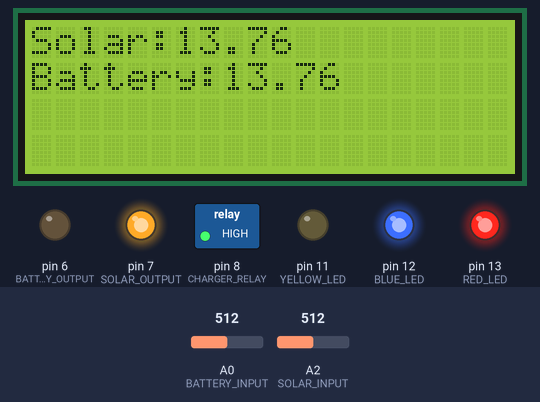
Bench run of a sketch on a simulated Arduino Uno, built with avr-gcc and run on an emulated ATmega328P. Parts: 20×4 character LCD, switched loads named in the sketch (green lamp = pin HIGH), output pins drawn as LEDs (lit = HIGH). Dashed ring = blinking. Inputs (shaded band) come from the test bench; at power-on: A0 (BATTERY_INPUT) = 512, A2 (SOLAR_INPUT) = 512. What the sketch prints to the serial monitor is not drawn.

Above: at 1.7 s.
1.8 s: A0 (BATTERY_INPUT) set to 411
At 2.8 s:
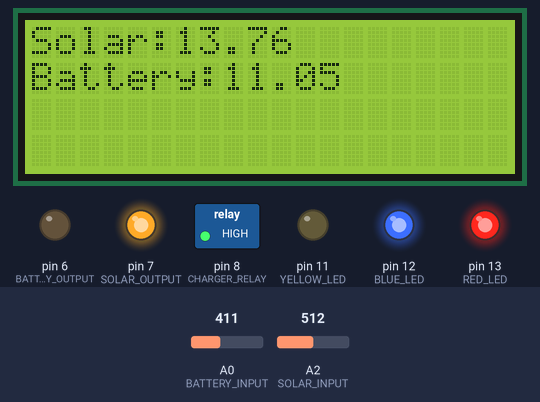
3.4 s: A0 (BATTERY_INPUT) set to 384
At 4.0 s:
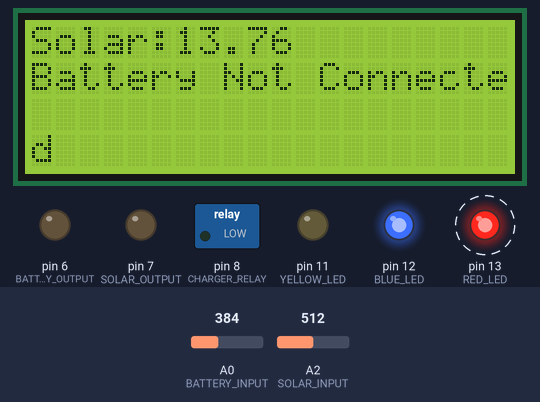
5.6 s: A2 (SOLAR_INPUT) set to 0
At 6.12 s:
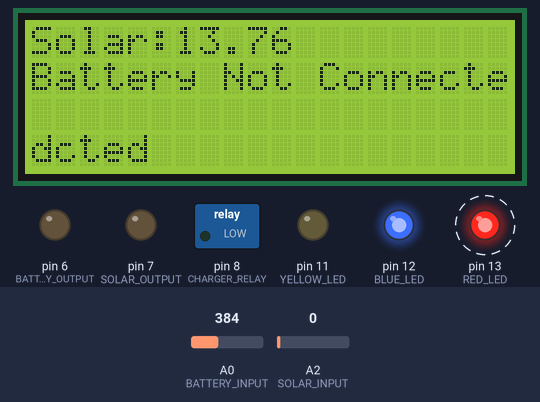
8.1 s: A0 (BATTERY_INPUT) set to 511
At 8.33 s:
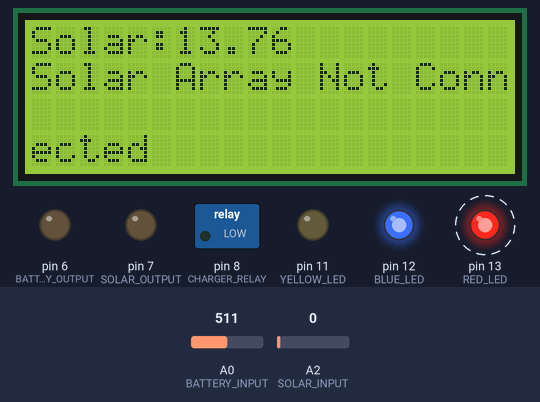
10.3 s: A2 (SOLAR_INPUT) set to 20
At 11.2 s:
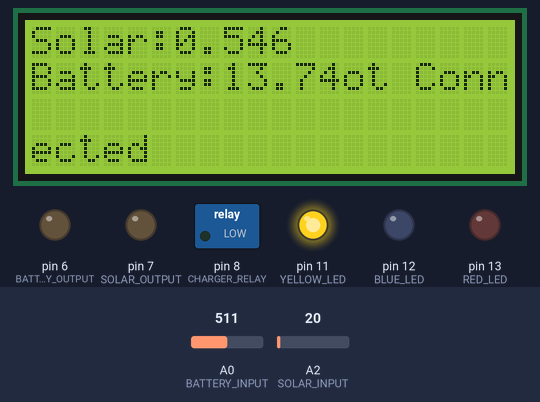
11.8 s: A2 (SOLAR_INPUT) set to 470
At 12.7 s:
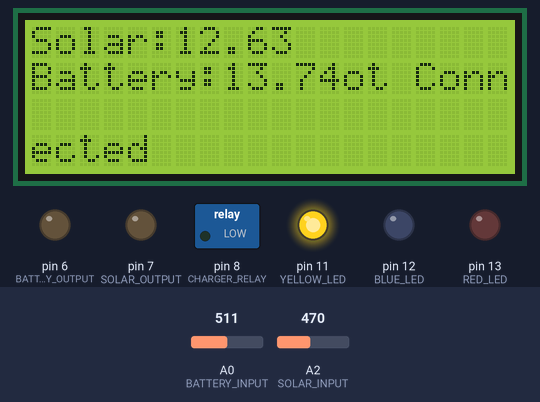
13.4 s: A2 (SOLAR_INPUT) set to 487
Timing chart, 0 to 16.0 s (numbered marks = the images above; inputs shaded):
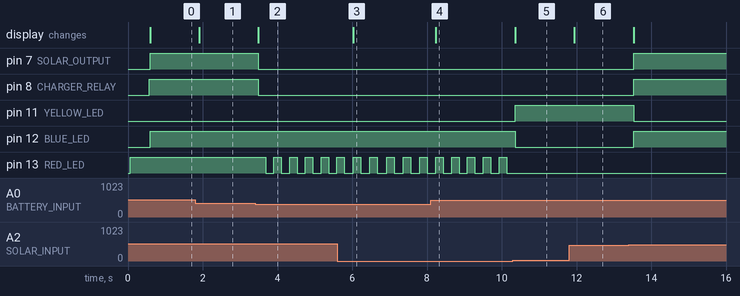

The sketch:

GESS.ino
```cpp
// include the library code:
#include <Wire.h>
#include <hd44780.h>
#include <hd44780ioClass/hd44780_I2Cexp.h>

hd44780_I2Cexp lcd;

// arduino pin configuration
#define RED_LED 13
#define BLUE_LED 12
#define YELLOW_LED 11
#define SOLAR_INPUT A2
#define SOLAR_OUTPUT 7
#define BATTERY_INPUT A0
#define BATTERY_OUTPUT 6
#define SOLAR_OUTPUT 7
#define CHARGER_RELAY 8
#define BUZZER 9

#define BATTERY_MIN_VOLTAGE 10.8
#define BATTERY_MAX_VOLTAGE 13.6
#define SOLAR_MIN_CHARGE_VOLTAGE 12.9
#define DIGITAL_CONSTANT 1023

boolean relay_toggle = false;
boolean battery_connected = false;
boolean solar_connected = false;
boolean setup_completed = false;

// Functions
float calculateVoltage(), calculateCurrent();

void setup()
{
  Serial.begin(9600);
  lcd.begin(20, 4);
  pinMode(BLUE_LED, OUTPUT);
  pinMode(RED_LED, OUTPUT);
  pinMode(YELLOW_LED, OUTPUT);
  pinMode(BATTERY_INPUT, INPUT);
  pinMode(SOLAR_INPUT, INPUT);
  pinMode(CHARGER_RELAY, OUTPUT);
  pinMode(SOLAR_OUTPUT, OUTPUT);
  pinMode(BATTERY_OUTPUT, OUTPUT);

  digitalWrite(RED_LED, HIGH);

  digitalWrite(BUZZER, HIGH);
  delay(500);
  digitalWrite(BUZZER, LOW);

  digitalWrite(CHARGER_RELAY, HIGH);

  setup_completed = true;
}

// todo: add comments
void loop()
{
  // Solar Panel
  int solar_reading = analogRead(SOLAR_INPUT);
  float solar_voltage = calculateVoltage(solar_reading);

  // Battery Values
  int battery_reading = analogRead(BATTERY_INPUT);
  float battery_voltage = calculateVoltage(battery_reading);
  float battery_percentage = calculateBatteryPercentage(battery_voltage);

  // check connections
  solar_connected = solarArrayConnected(solar_voltage);
  battery_connected = batteryConnected(battery_voltage);

  // flash red led while one of the power inputs in not connected
  while (!solar_connected || !battery_connected)
  {
    //

    // turn off relays if one of the connections is disconnected
    digitalWrite(CHARGER_RELAY, LOW);
    digitalWrite(BATTERY_OUTPUT, LOW);
    digitalWrite(SOLAR_OUTPUT, LOW);

    // flash red led
    digitalWrite(RED_LED, HIGH);
    delay(200);
    digitalWrite(RED_LED, LOW);
    delay(200);
    return;
  }

  // Print values to console
  printPowerLevelsToConsole(solar_voltage, battery_voltage, battery_percentage);

  // Print values to lcd
  printPowerLevelsToLcd(solar_voltage, battery_voltage, battery_percentage);

  // Monitor power levels
  monitorPowerLevels(solar_voltage, battery_voltage);

  Serial.println("--------------");
}

void monitorPowerLevels(float solar_voltage, float battery_voltage)
{
  if (solar_voltage >= SOLAR_MIN_CHARGE_VOLTAGE)
  {
    // mode: battery charging
    turnOnSolarIndicatorLED();
    if (BATTERY_MIN_VOLTAGE < battery_voltage < BATTERY_MAX_VOLTAGE)
    {
      // connect the solar voltage to charge the battery
      digitalWrite(CHARGER_RELAY, HIGH);
      // set solar panel as output
      digitalWrite(SOLAR_OUTPUT, HIGH);
      // remove battery as output
      digitalWrite(BATTERY_OUTPUT, LOW);
      return;
    }

    // mode: battery stops charging
    if (battery_voltage == BATTERY_MAX_VOLTAGE)
    {
      // disconnect the solar voltage
      digitalWrite(CHARGER_RELAY, LOW);
      // set solar panel as output
      digitalWrite(SOLAR_OUTPUT, HIGH);
      // remove battery as output
      digitalWrite(BATTERY_OUTPUT, LOW);
      return;
    }
  }

  // mode: solar panel voltage low
  if (solar_voltage < SOLAR_MIN_CHARGE_VOLTAGE)
  {
    turnOnBatteryIndicatorLED();
    // disconnect the solar voltage to charge the battery
    digitalWrite(CHARGER_RELAY, LOW);

    if (battery_voltage == BATTERY_MAX_VOLTAGE)
    {
      // remove solar panel as output
      digitalWrite(SOLAR_OUTPUT, LOW);
      // set battery as output
      digitalWrite(BATTERY_OUTPUT, HIGH);
      return;
    }

    if (battery_voltage <= BATTERY_MIN_VOLTAGE)
    {
      // turn off solar output
      digitalWrite(SOLAR_OUTPUT, LOW);

      // turn off solar output
      digitalWrite(BATTERY_OUTPUT, LOW);

      // print message to inform user
      lcd.print("No output available.");
      Serial.println("No output available.");

      return;
    }
  }
}

void printPowerLevelsToConsole(float solar_voltage, float battery_voltage, float battery_percentage)
{
  // Print values to console (Serial Monitor)
  Serial.print("Solar Voltage: ");
  Serial.println(solar_voltage);
  Serial.print("Battery Voltage: ");
  Serial.println(battery_voltage);
  Serial.print("Battery Percentage: ");
  Serial.println(battery_percentage);
}
// Print values to LCD
void printPowerLevelsToLcd(float solar_voltage, float battery_voltage, float battery_percentage)
{
  lcd.setCursor(0, 0);
  lcd.print("Solar:");
  lcd.print(solar_voltage);

  lcd.setCursor(0, 1);
  lcd.print("Battery:");
  lcd.print(battery_voltage);
}

// set blue led as solar mode indicator
void turnOnSolarIndicatorLED()
{
  digitalWrite(YELLOW_LED, LOW);
  digitalWrite(BLUE_LED, HIGH);
}
// set yellow led as battery mode indicator
void turnOnBatteryIndicatorLED()
{
  digitalWrite(YELLOW_LED, HIGH);
  digitalWrite(BLUE_LED, LOW);
}

// --- start calculation methods ---
float calculateVoltage(int reading)
{
  return ((reading * 5.0) / DIGITAL_CONSTANT) * 5.5;
}

float calculateCurrent(float voltage)
{
  return voltage / DIGITAL_CONSTANT;
}

// calculate the battery percentage using the current battery voltage
float calculateBatteryPercentage(float current_voltage)
{
  return ((current_voltage - BATTERY_MIN_VOLTAGE) / (BATTERY_MAX_VOLTAGE - BATTERY_MIN_VOLTAGE)) * 100;
}
// --- end calculation methods ---

// --- start connection check methods ---
bool solarArrayConnected(float voltage)
{
  if (voltage != 0)
  {
    if (!setup_completed)
    {
      lcd.setCursor(0, 1);
      lcd.print("Solar Array Connected");
      Serial.println("Solar Array Connected");
    }
    return true;
  }
  lcd.setCursor(0, 1);
  lcd.print("Solar Array Not Connected");
  Serial.println("Solar Array Not Connected");
  return false;
}

bool batteryConnected(float voltage)
{
  if (voltage >= BATTERY_MIN_VOLTAGE)
  { // insert logic here - coming soon
    if (!setup_completed)
    {
      lcd.setCursor(0, 1);
      lcd.print("Battery Connected");
      Serial.println("Battery Connected");
    }
    return true;
  }
  lcd.setCursor(0, 1);
  lcd.print("Battery Not Connected");
  Serial.println("Battery Not Connected");
  return false;
}
// --- start connection check methods ---

bool outputWires()
{ // L+- komt hier
  if (true)
  { // insert logic here -coming soon
    lcd.setCursor(0, 1);
    lcd.print("Output wires connected");
    return true;
  }
  lcd.setCursor(0, 1);
  lcd.print("Output Wires Not Connected");
  return false;
}
```

Measured:
- the behaviour switches between 402 and 401 on A0 (BATTERY_INPUT) (found by bisection; images 1 and 2)
- after the input at 1.8 s, the display: changes after 0.11 s (image 1)
- after the input at 3.4 s, pin 7 (SOLAR_OUTPUT), pin 8 (CHARGER_RELAY): HIGH → LOW after 0.08 s; pin 13 (RED_LED): alternates HIGH for 0.20 s and LOW for 0.22 s, starting after 0.28 s; the display: changes after 0.08 s (image 2)
- after the input at 5.6 s, the display: changes after 0.43 s (image 3)
- after the input at 8.1 s, the display: changes after 0.13 s (image 4)
- after the input at 10.3 s, pin 11 (YELLOW_LED): LOW → HIGH after 0.06 s; pin 12 (BLUE_LED): HIGH → LOW after 0.06 s; pin 13 (RED_LED): stops changing and stays LOW; the display: changes after 0.06 s (image 5)
- after the input at 11.8 s, the display: changes after 0.14 s (image 6)
- after the input at 13.4 s, pin 7 (SOLAR_OUTPUT), pin 8 (CHARGER_RELAY), pin 12 (BLUE_LED): LOW → HIGH after 0.13 s; pin 11 (YELLOW_LED): HIGH → LOW after 0.13 s
